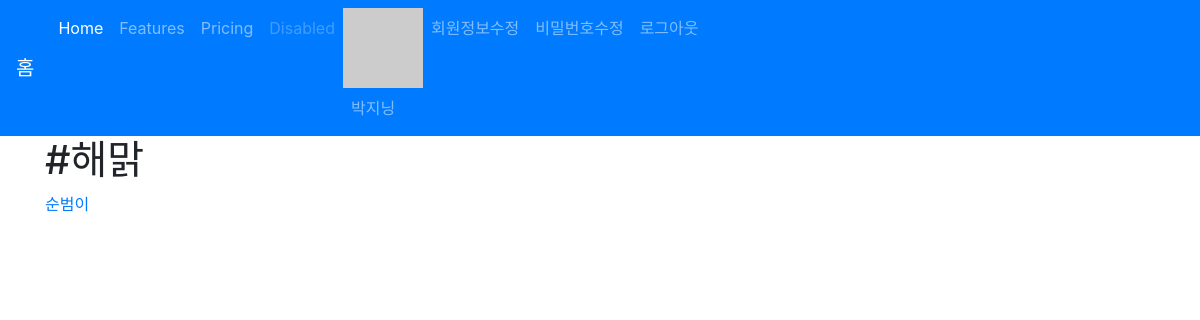
The page /hashtags/20/ (signed in) on the database its author committed.
### accounts/models.py (models this page shows)
class User(AbstractUser):
    followers = models.ManyToManyField( # follower: 나를 따르는 사람
        settings.AUTH_USER_MODEL,
        related_name='followings',
        blank=True
    )

### articles/models.py (models this page shows, shortened)
class HashTag(models.Model):
    content = models.TextField(unique=True)

class Article(models.Model):
    title = models.CharField(max_length=10)
    content = models.TextField()
    image = models.ImageField(blank=True)
    image_thumbnail = ImageSpecField(
        processors=[ResizeToFill(300, 300)],
        format='JPEG',
        options={'quality': 80}
    )
    created_at = models.DateTimeField(auto_now_add=True)
    updated_at = models.DateTimeField(auto_now=True)
    user = models.ForeignKey(settings.AUTH_USER_MODEL, on_delete=models.CASCADE)
    like_users = models.ManyToManyField(
                                settings.AUTH_USER_MODEL,
                                related_name='like_articles',
                                blank=True
                                )
    hashtags = models.ManyToManyField(
                                HashTag,
                                related_name='articles',
                                blank=True
                                )

### articles/views.py (the view)
# urls.py: path('hashtags/<int:hashtag_pk>/', views.hashtag, name='hashtag'),
def hashtag(request, hashtag_pk):
    hashtag = get_object_or_404(HashTag, pk=hashtag_pk)
    context = {
        'hashtag': hashtag
    }
    return render(request, 'articles/hashtag.html', context)

### articles/templatetags/gravatar.py (called while the page is built)
@register.filter
def makehash(user):
    email = user.email
    social_user = user.socialaccount_set.all().first()
    if social_user: # 있으면,
        return social_user.extra_data.get('properties').get('profile_image')
    return 'https://www.gravatar.com/avatar/' + hashlib.md5(email.strip().lower().encode('utf-8')).hexdigest()

### articles/templates/articles/hashtag.html
{% extends 'articles/base.html' %}
{% block body %}
<h1>{{ hashtag.content }}</h1>
{% for article in hashtag.articles.all %}
<a href="{% url 'articles:detail' article.pk %}"><p>{{ article.title }}</p></a>
{% endfor %}
{% endblock %}

### articles/templates/_navbar.html (shortened to what this page needs)
<nav class="navbar navbar-expand-lg navbar-dark bg-primary">
  <a class="navbar-brand" href="/articles/">홈</a>
  <div class="collapse navbar-collapse" id="navbarNav">
    <ul class="navbar-nav">
      <li class="nav-item active">
        <a class="nav-link" href="#">Home <span class="sr-only">(current)</span></a>
      </li>
      <li class="nav-item">
        <a class="nav-link" href="#">Features</a>
      </li>
      <li class="nav-item">
        <a class="nav-link" href="#">Pricing</a>
      </li>
      <li class="nav-item">
        <a class="nav-link disabled" href="#" tabindex="-1" aria-disabled="true">Disabled</a>
      </li>
      {% if user.is_authenticated %}
      <li class="nav-item">
        {% load gravatar %}
        <img src="{{ user|makehash }}" alt="">
        <a class="nav-link" href="{% url 'accounts:profile' user.pk %}">{{ user.username }}</a>
      </li>
      <li class="nav-item">
        <a class="nav-link" href="{% url 'accounts:update' %}">회원정보수정</a>
      </li>
      <li class="nav-item">
        <a class="nav-link" href="{% url 'accounts:password' %}">비밀번호수정</a>
      </li>
      <li class="nav-item">
        <a class="nav-link" href="{% url 'accounts:logout' %}">로그아웃</a>
      </li>
      {% endif %}
    </ul>
  </div>
</nav>

### rows shown on the page
User: username "박지닝"
HashTag: content "#해맑"
Article: title "순범이"
